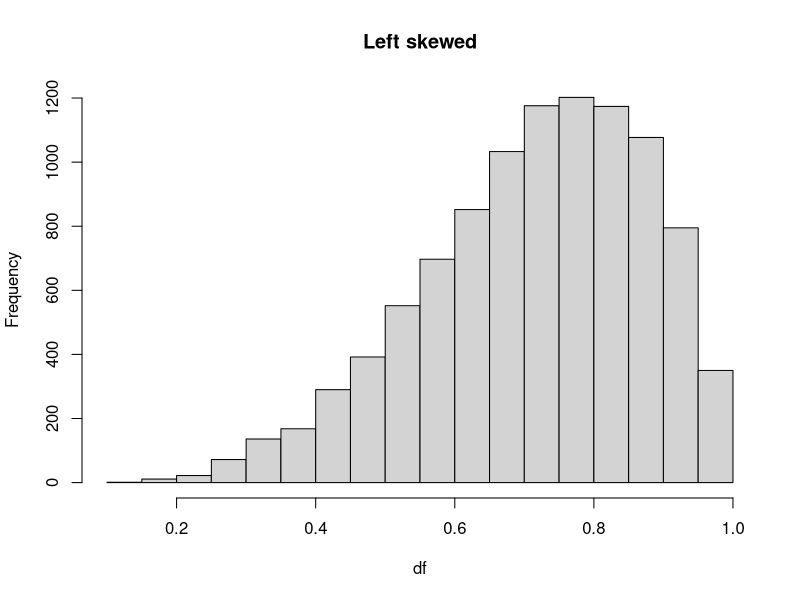
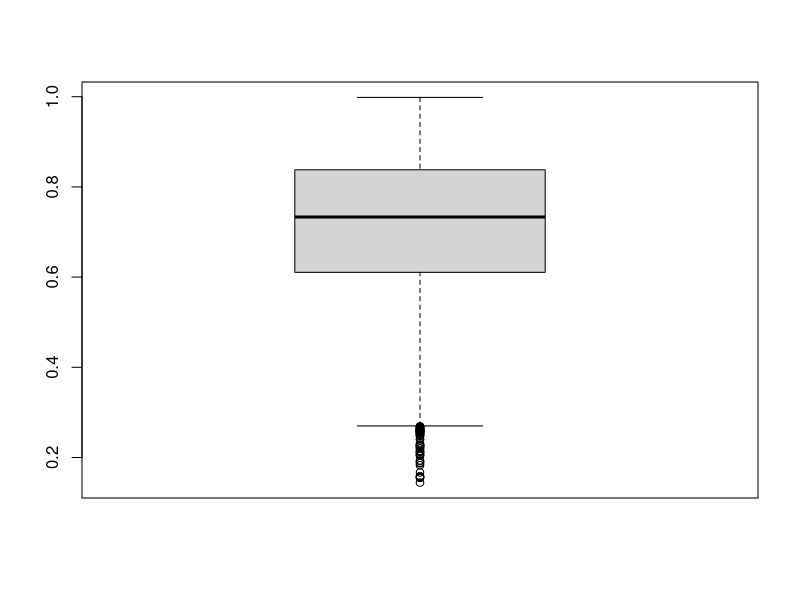
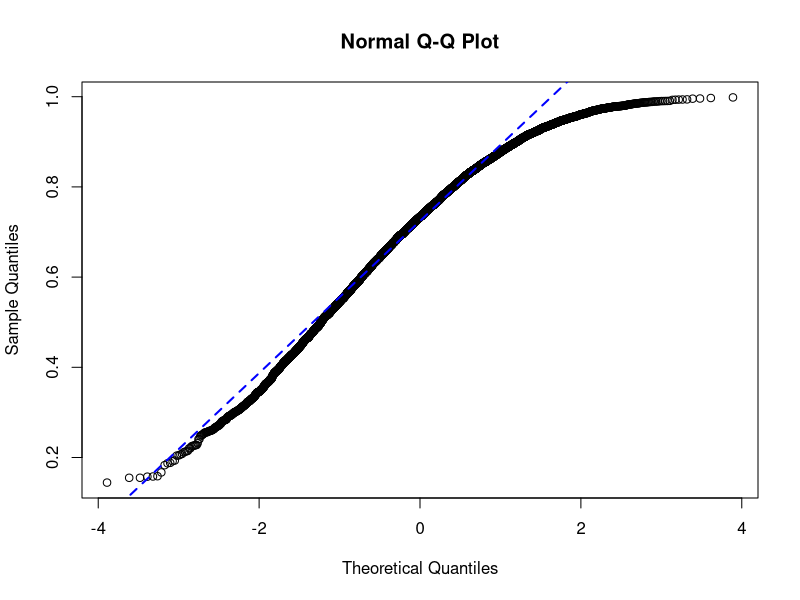
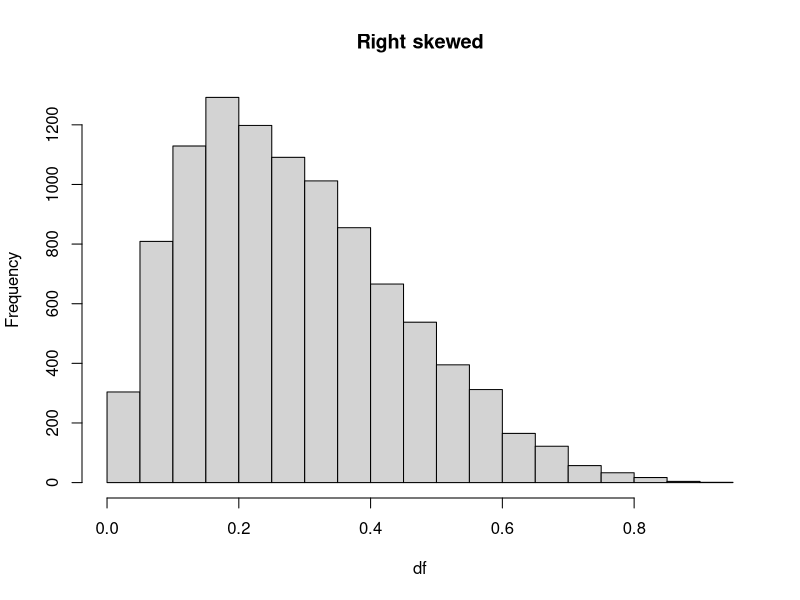
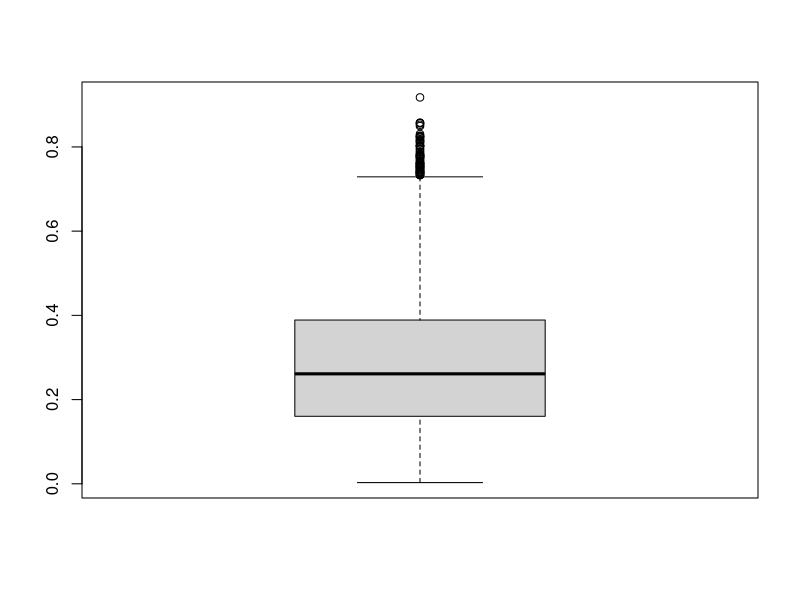
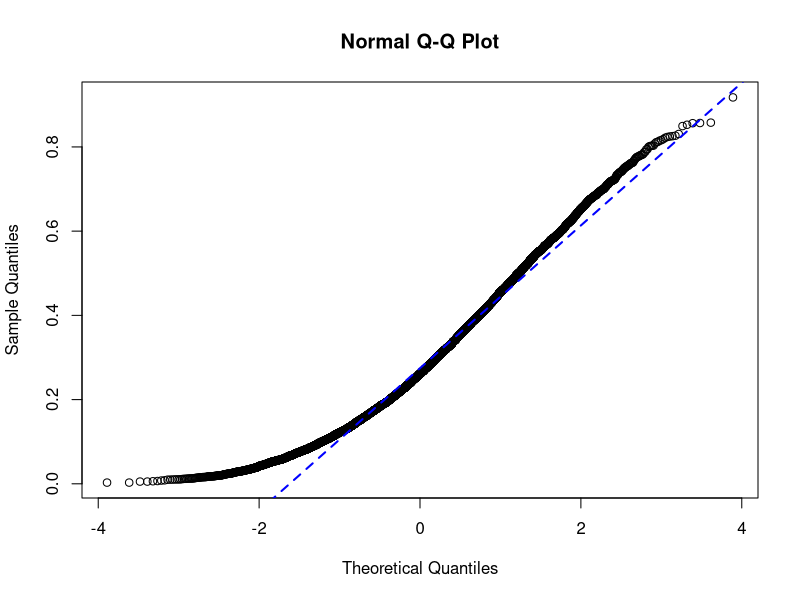
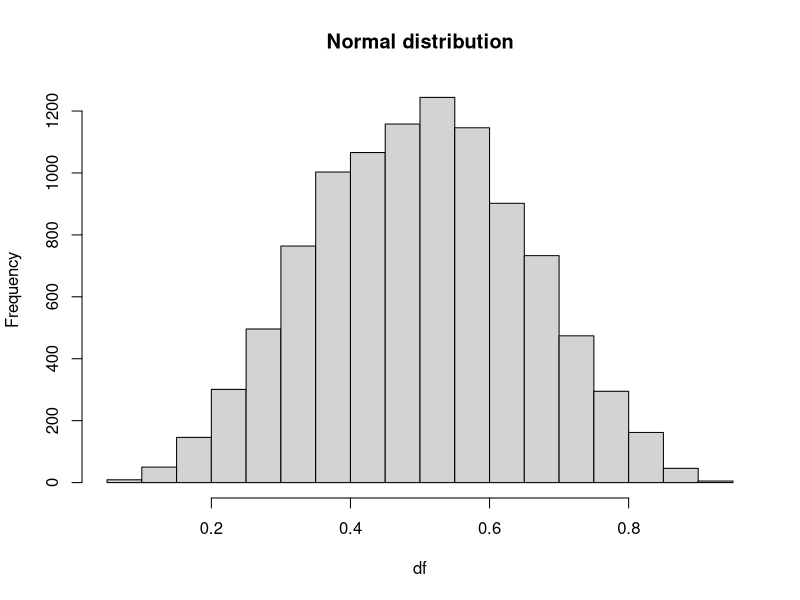
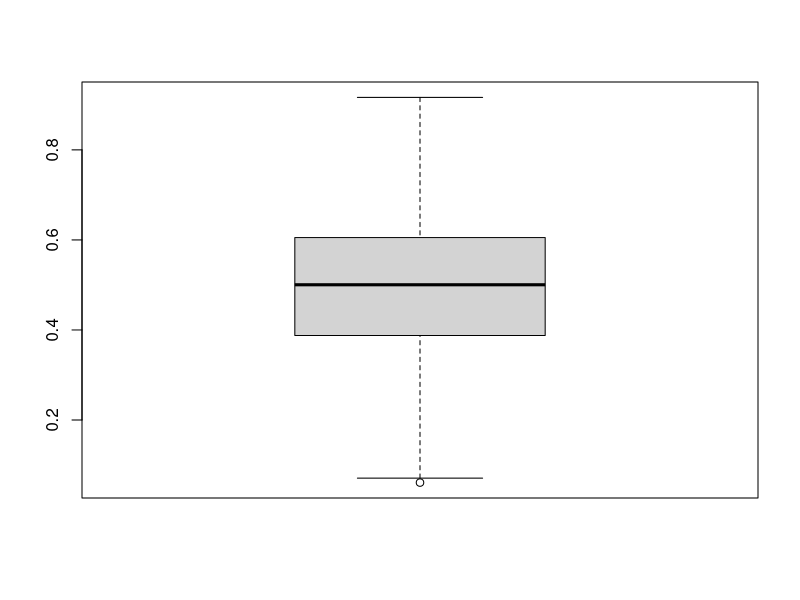

Write the R code that produced these figures, in order.
## ---- chunk 1
knitr::opts_chunk$set(
	echo = TRUE,
	message = FALSE,
	warning = FALSE
)
pg <- palmerpenguins::penguins
library(tidyverse)
## ---- chunk 2
df <- rbeta(10000,5,2)
hist(df, main = "Left skewed")
boxplot(df)
qqnorm(df); qqline(df, col="blue", lwd = 2, lty = 2)
## ---- chunk 3
df <- rbeta(10000,2,5)
hist(df, main = "Right skewed")
boxplot(df)
qqnorm(df); qqline(df, col="blue", lwd = 2, lty = 2)
## ---- chunk 4
df <- rbeta(10000,5,5)
hist(df, main = "Normal distribution")
boxplot(df)
qqnorm(df); qqline(df, col="blue", lwd = 2, lty = 2)
